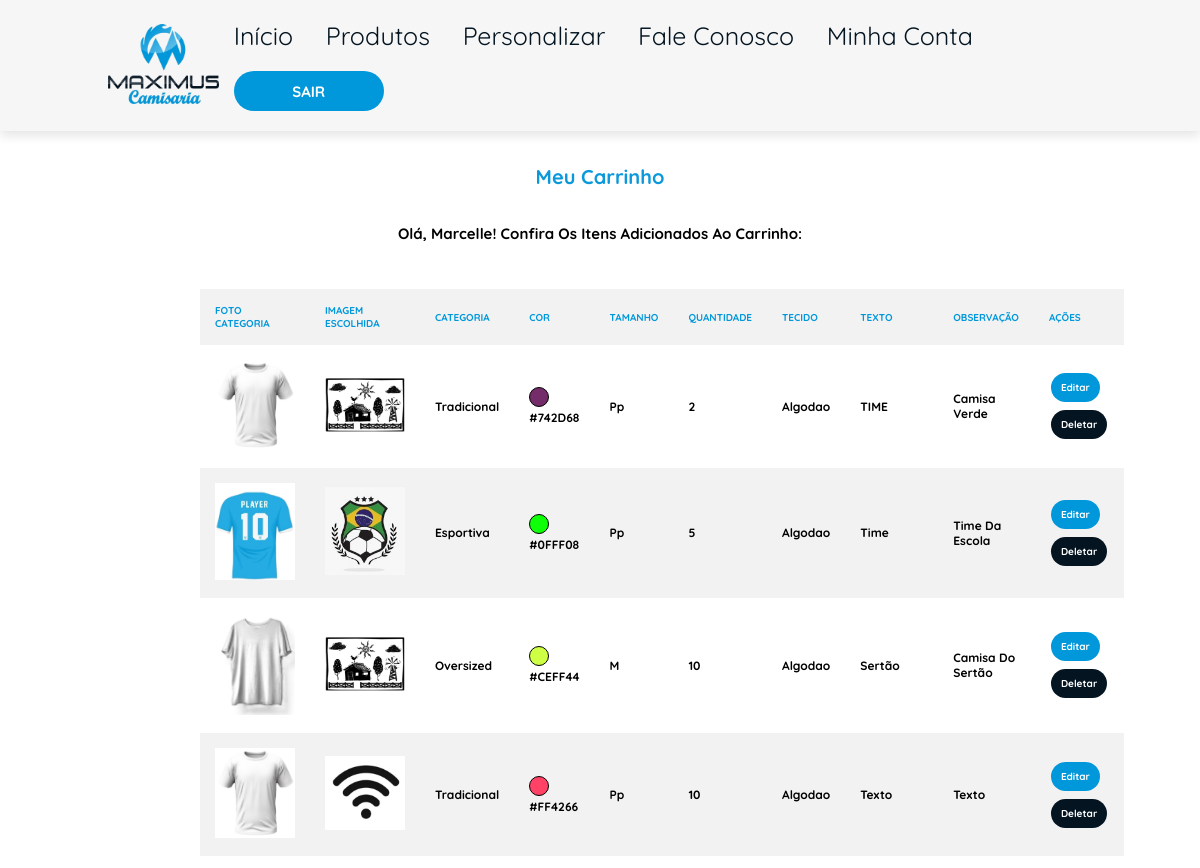
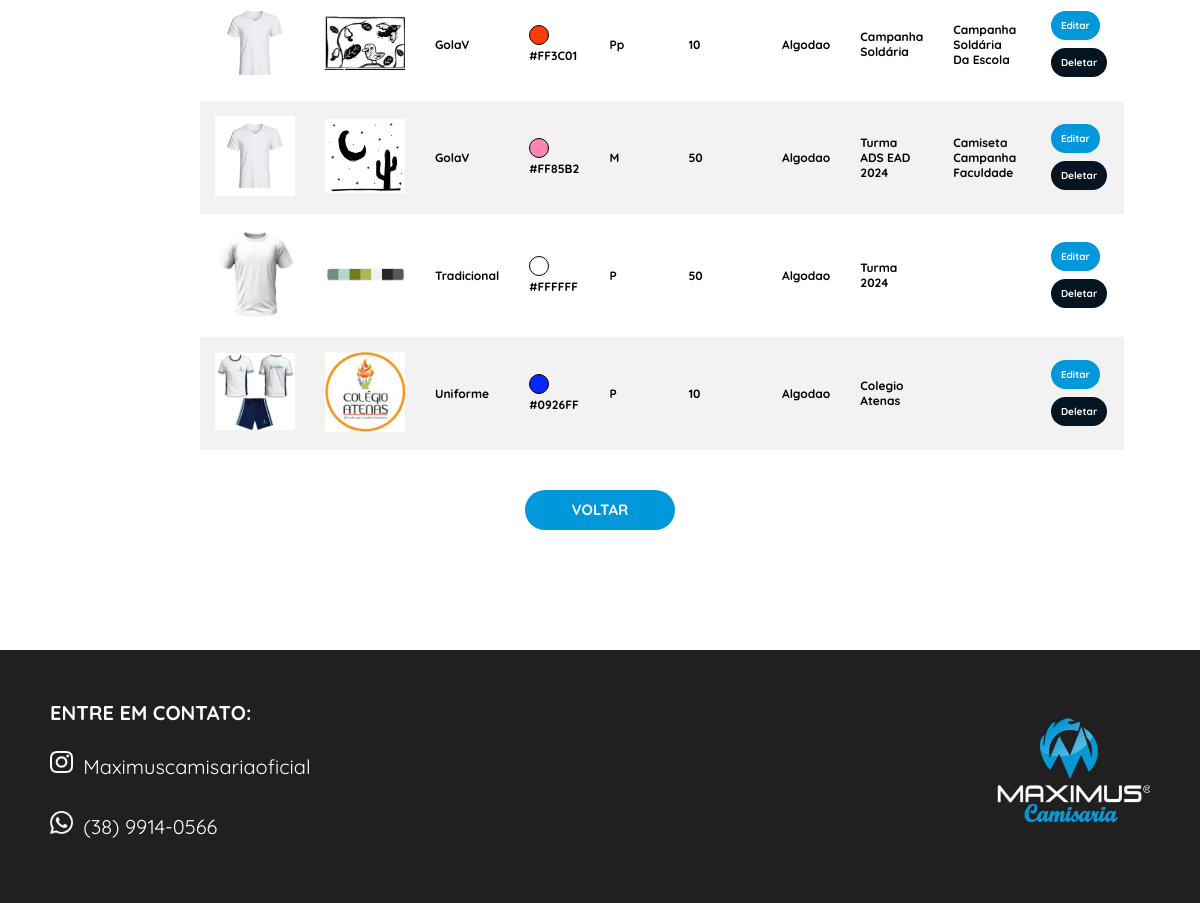
/carrinho (signed in), run on the app's committed database (2 pictures, top to bottom).
### loja/models.py (models this page shows)
class Usuario(database.Model, UserMixin):
    id = database.Column(database.Integer, primary_key=True)
    username = database.Column(database.String, nullable=False)
    userlastname = database.Column(database.String, nullable=False)
    email = database.Column(database.String, nullable=False, unique=True)
    senha = database.Column(database.String, nullable=False)
    cpf = database.Column(database.String(11), nullable=False, unique=True)
    endereco = database.Column(database.String, nullable=False)
    complemento = database.Column(database.String, nullable=False)
    cidade = database.Column(database.String, nullable=False)
    uf = database.Column(database.String(2), nullable=False)
    cep = database.Column(database.String(8), nullable=False)
    telefone = database.Column(database.String, nullable=False)

class Personalizada(database.Model):
    id = database.Column(database.Integer, primary_key=True)
    foto = database.Column(database.String, default="default.png")
    data_criacao = database.Column(database.DateTime, nullable=False, default=datetime.utcnow())
    categoria = database.Column(database.String, nullable=False)
    cor = database.Column(database.String, nullable=False)
    tamanho = database.Column(database.String, nullable=False)
    quantidade = database.Column(database.Integer, nullable=False)
    tecido = database.Column(database.String, nullable=False)
    texto_camisa = database.Column(database.String, nullable=False)
    observacao = database.Column(database.String, nullable=False)
    id_usuario = database.Column(database.Integer, database.ForeignKey('usuario.id'), nullable=False)

### loja/routes.py (the view)
@app.route("/carrinho")
@login_required
def carrinho():
    itens_personalizados = Personalizada.query.filter_by(id_usuario=current_user.id).all()
    return render_template("carrinho.html", itens_personalizados=itens_personalizados)

### loja/models.py (called while the page is built)
@login_manager.user_loader
def load_usuario(id_usuario):
    return Usuario.query.get(int(id_usuario))

### loja/templates/carrinho.html (shortened to what this page needs)
{% extends "perfil.html" %}
{% block style %}
<link rel="stylesheet" href="{{ url_for('static', filename='css/homepage.css') }}">
{% endblock %}
{% block main1 %}
<main>
    <div class=Subtitulo-base>
    <h1 class="subtitulo"> Meu Carrinho </h1>
    </div>
    <h1 class="texto"> Olá, <strong>{{current_user.username}}</strong>! Confira os itens adicionados ao carrinho:  </h1>
{% endblock %}
{% block main2 %}
<br></br>
{% if itens_personalizados %}
<div class="carrinho-container">
    <table>
        <thead>
            <tr>
                <th style="color: #0098db; font-weight: bold;">Foto Categoria</th>
                <th style="color: #0098db; font-weight: bold;">Imagem Escolhida</th>
                <th style="color: #0098db; font-weight: bold;">Categoria</th>
                <th style="color: #0098db; font-weight: bold;">Cor</th>
                <th style="color: #0098db; font-weight: bold;">Tamanho</th>
                <th style="color: #0098db; font-weight: bold;">Quantidade</th>
                <th style="color: #0098db; font-weight: bold;">Tecido</th>
                <th style="color: #0098db; font-weight: bold;">Texto</th>
                <th style="color: #0098db; font-weight: bold;">Observação</th>
                <th style="color: #0098db; font-weight: bold;">Ações</th>
            </tr>
        </thead>
        <tbody>
            {% for item in itens_personalizados %}
            <tr>
                <td>
                    {% if item.categoria == 'tradicional' %}
 	                    <img src="{{ url_for('static', filename='images/categorias/tradicional.jpeg') }}" alt="Miniatura Tradicional" width="80">
                    {% elif item.categoria == 'uniforme' %}
	                    <img src="{{ url_for('static', filename='images/categorias/uniforme.jpeg') }}" alt="Miniatura Uniforme" width="80">
                    {% elif item.categoria == 'esportiva' %}
	                    <img src="{{ url_for('static', filename='images/categorias/esportiva.jpeg') }}" alt="Miniatura Esportiva" width="80">
                    {% elif item.categoria == 'golapolo' %}
                        <img src="{{ url_for('static', filename='images/categorias/golaPolo.jpeg') }}" alt="Miniatura Gola Polo" width="80">
                    {% elif item.categoria == 'golaV' %}
                        <img src="{{ url_for('static', filename='images/categorias/golaV.jpeg') }}" alt="Miniatura Gola V" width="80">
                    {% elif item.categoria == 'longa' %}
                        <img src="{{ url_for('static', filename='images/categorias/longa.jpeg') }}" alt="Miniatura Manga Longa" width="80">
                    {% elif item.categoria == 'oversized' %}
                        <img src="{{ url_for('static', filename='images/categorias/oversized.jpeg') }}" alt="Miniatura Oversized" width="80">
                    {% elif item.categoria == 'personalizada' %}
                        <img src="{{ url_for('static', filename='images/categorias/personalizada.jpeg') }}" alt="Miniatura Personalizada" width="80">
                    {% elif item.categoria == 'raglan' %}
                        <img src="{{ url_for('static', filename='images/categorias/raglan.jpeg') }}" alt="Miniatura Raglan" width="80">
                    {% endif %}
                </td>
                <td>
                    {% if item.foto %}
                        <img src="{{ url_for('static', filename='images/fotos_camisas/' + item.foto) }}" alt="Imagem da Camiseta" width="80">
                    {% endif %}
                </td>
                <td style="font-size: 12px; font-weight: bold;">{{ item.categoria }}</td>
                <td style="font-size: 12px; font-weight: bold;"><div class="color-circle" style="background-color: {{ item.cor }};"></div>
                {{ item.cor }}
                </td>
                <td style="font-size: 12px; font-weight: bold;">{{ item.tamanho }}</td>
                <td style="font-size: 12px; font-weight: bold;">{{ item.quantidade }}</td>
                <td style="font-size: 12px; font-weight: bold;">{{ item.tecido }}</td>
                <td style="font-size: 12px; font-weight: bold;">{{ item.texto_camisa }}</td>
                <td style="font-size: 12px; font-weight: bold;">{{ item.observacao }}</td>
                <td>
                    <a href="{{ url_for('editar_item', id=item.id) }}" class="botao-editar"><strong>Editar</strong></a>
                    <a href="{{ url_for('deletar_item', id=item.id) }}" class="botao-deletar" onclick="return confirm('Tem certeza que deseja deletar este item?');"><strong>Deletar</strong></a>
                </td>
            </tr>
            {% endfor %}
        </tbody>
    </table>
</div>
    <div class="voltar">
        <a href="{{ url_for('minhaconta') }}"><button class="botao1" type="button"><strong>VOLTAR</strong></button></a>
    </div>
{% else %}
    <p>Seu carrinho está vazio!</p>
{% endif %}
</main>
{% endblock %}

### loja/static/css/homepage.css (style rules this page uses)
:root { --azulclaro: #0098db; --azulescuro: #041521; --branco: #f6f6f6; --azulbotao: #00008B; --logoescura: #211f20; }
* { margin: 0; padding: 0; box-sizing: border-box; font-family: "Quicksand", sans-serif; outline: none; border: none; text-transform: capitalize; transition: .2s linear; }
html { font-size: 62.5%; scroll-behavior: smooth; scroll-padding-top: 6rem; overflow-x: hidden; }
main { padding-top: 8px; margin-bottom: 12rem; display: flex; flex-direction: column; align-items: center; text-align: center; }
.botao1 { background-color:var(--azulclaro) ; width: 15rem; height: 4rem; border: none; font-family: 'Quicksand', sans-serif; font-size: 15px; color: white; border-radius: 20px; margin-top: 2rem; }
.subtitulo { padding: 5px; font-family: "Quicksand", sans-serif; color:#0b99db; display: flex; justify-content: center; height: 70; margin-top: 2rem; margin-bottom: 2rem; }
.texto { text-align: center; margin-top: 10px; font-size: 15px }
.color-circle { width: 20px; height: 20px; border-radius: 50%; display: inline-block; border: 1px solid #000; }
.botao-editar { background-color: var(--azulclaro); border: none; color: white; padding: 8px 10px; text-align: center; text-decoration: none; display: inline-block; border-radius: 20px; font-size: 10px; margin: 4px 2px; transition-duration: 0.4s; cursor: pointer; }
.botao-deletar { background-color: var(--azulescuro); border: none; color: white; padding: 8px 10px; text-align: center; text-decoration: none; display: inline-block; border-radius: 20px; font-size: 10px; margin: 4px 2px; transition-duration: 0.4s; cursor: pointer; }
table { width: 100%; border-collapse: collapse; border-spacing: 0; }
th, td { padding: 15px; text-align: left; }
th { background-color: #f2f2f2; font-weight: bold; text-transform: uppercase; }
tbody tr:nth-child(even) { background-color: #f2f2f2; }
.carrinho-container { margin: 20px auto; max-width: 800px; }

### data on the page
Usuario: username "Marcelle"
Personalizada: foto (picture), categoria "Tradicional", cor "#742D68", tamanho "Pp", quantidade "2", tecido "Algodao", texto_camisa "TIME", observacao "Camisa Verde"
Personalizada: foto (picture), categoria "Esportiva", cor "#0FFF08", tamanho "Pp", quantidade "5", tecido "Algodao", texto_camisa "Time", observacao "Time Da Escola"
Personalizada: foto (picture), categoria "Oversized", cor "#CEFF44", tamanho "M", quantidade "10", tecido "Algodao", texto_camisa "Sertão", observacao "Camisa Do Sertão"
Personalizada: foto (picture), categoria "Tradicional", cor "#FF4266", tamanho "Pp", quantidade "10", tecido "Algodao", texto_camisa "Texto", observacao "Texto"
Personalizada: foto (picture), categoria "GolaV", cor "#FF3C01", tamanho "Pp", quantidade "10", tecido "Algodao", texto_camisa "Campanha Soldária", observacao "Campanha Soldária Da Escola"
Personalizada: foto (picture), categoria "GolaV", cor "#FF85B2", tamanho "M", quantidade "50", tecido "Algodao", texto_camisa "Turma ADS EAD 2024", observacao "Camiseta Campanha Faculdade"
Personalizada: foto (picture), categoria "Tradicional", cor "#FFFFFF", tamanho "P", quantidade "50", tecido "Algodao", texto_camisa "Turma 2024"
Personalizada: foto (picture), categoria "Uniforme", cor "#0926FF", tamanho "P", quantidade "10", tecido "Algodao", texto_camisa "Colegio Atenas"
